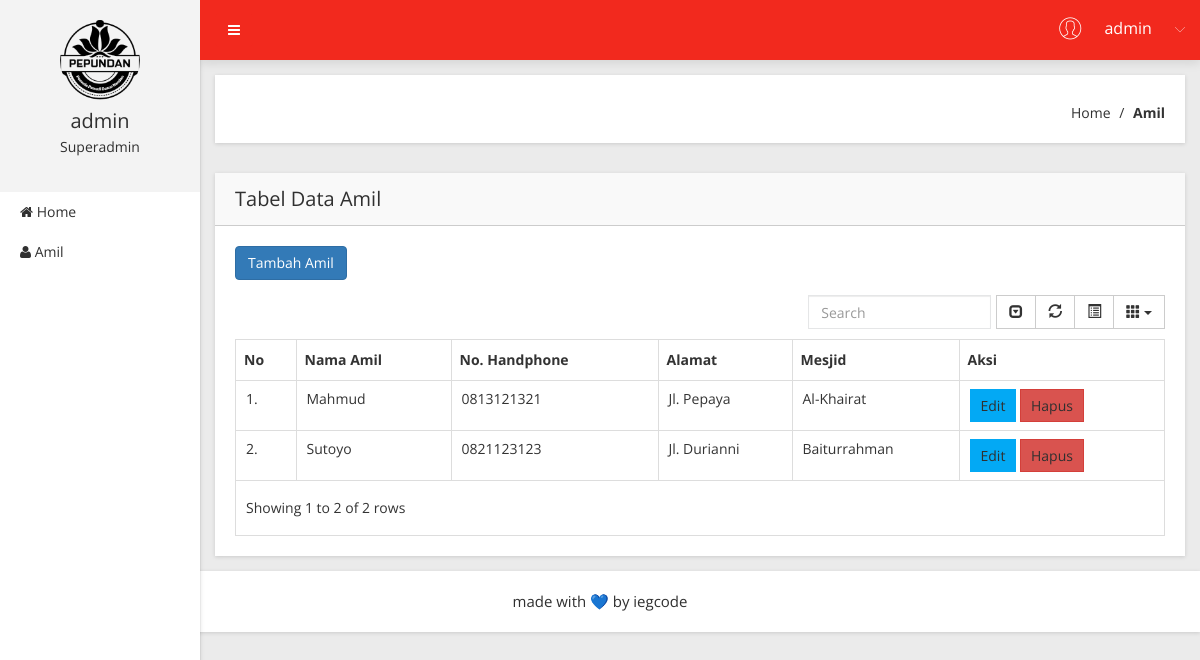
The app's page /Amil (signed in) with its own data.
### tables this page shows
CREATE TABLE `t_amil` (
  `id_amil` int(11) NOT NULL,
  `nama_amil` varchar(30) NOT NULL,
  `no_hp_amil` varchar(14) NOT NULL,
  `alamat_amil` varchar(50) NOT NULL,
  `id_mesjid` int(11) NOT NULL
);

CREATE TABLE `t_mesjid` (
  `id_mesjid` int(11) NOT NULL,
  `nama_mesjid` varchar(20) NOT NULL,
  `alamat_mesjid` varchar(50) NOT NULL,
  `RT` varchar(4) NOT NULL,
  `RW` varchar(4) NOT NULL
);

### app/core/controller.php (called while the page is built, shortened)
<?php
class controller {
	public function view($view, $data = [])
	{
		require_once 'app/views/' . $view .'.php';
	}
	public function model ($model)
	{
		return new $model;
	}
}

### app/controllers/Amil.php (called while the page is built, shortened)
<?php
class Amil extends Controller {
	public function index()
	{
		$data['judul'] = 'Data Amil';
		$data['pnr'] = $this->model('Amil_model')->getAllAmil();
		$this->view('Amil/index', $data);
	}
}

### app/core/app.php (called while the page is built, shortened)
<?php
class app {
	protected $method = 'index';
	protected $params = [];
	public function __construct ()
	{
		$this->controller = new $this->controller;
 call_user_func_array([$this->controller, $this->method], $this->params);
}
}

### index.php (called while the page is built, shortened)
<?php
$app = new app;

### app/core/database.php (called while the page is built, shortened)
<?php
class Database {
	private $host = DB_HOST;
	private $user = DB_USER;
	private $pass = DB_PASS;
	private $db_name = DB_NAME;
PRIVATE $dbh;
private $stmt;
	public function __construct()
	{
		$dsn = 'mysql:host=' .$this->host. ';dbname=' .$this->db_name;
		$option= [
			PDO::ATTR_PERSISTENT =>true,
			PDO::ATTR_ERRMODE => PDO::ERRMODE_EXCEPTION
		];
		try{
			$this->dbh = new PDO($dsn, $this->user, $this->pass, $option);
		} catch(PDOException $e) {
			die($e->getMessage());
		}
	}
public function query($query){
	$this->stmt= $this->dbh->prepare($query);
}
public function execute()
{
	$this->stmt->execute();
}
public function resultSet()
{
	$this->execute();
	return $this->stmt->fetchALL(PDO::FETCH_ASSOC);
}
}
?>

### app/models/Amil_model.php (called while the page is built, shortened)
<?php
class Amil_model {
	private $db;
	public function __construct(){
		$this->db = new database;
	}
	public function getAllAmil()
	{
		$this->db->query("SELECT * FROM t_amil join t_mesjid using(id_mesjid) order by nama_amil");
	 		return $this->db->resultSet();
	}
}

### app/views/Amil/index.php (the view, shortened to what this page needs)
            <div class="breadcome-area mg-b-30 small-dn">
                <div class="container-fluid">
                    <div class="row">
                        <div class="col-lg-12">
                            <div class="breadcome-list shadow-reset">
                                <div class="row">
                                    <div class="col-lg-6">
                                        <div class="breadcome-heading">
                                        </div>
                                    </div>
                                    <div class="col-lg-6">
                                        <ul class="breadcome-menu">
                                            <li><a href="<?=BASEURL;?>/home_index">Home</a> <span class="bread-slash">/</span>
                                            </li>
                                            <li><span class="bread-blod">Amil</span>
                                            </li>
                                        </ul>
                                    </div>
                                </div>
                            </div>
                        </div>
                    </div>
                </div>
            </div>
            <div class="data-table-area mg-b-15">
                <div class="container-fluid">
                    <div class="row">
                        <div class="col-lg-12">
                            <div class="sparkline13-list shadow-reset">
                                <div class="sparkline13-hd">
                                    <div class="main-sparkline13-hd">
                                        <h1>Tabel <span class="table-project-n">Data</span>  Amil</h1>
                                    </div>
                                </div>
                                <div class="sparkline13-graph">
                                  <p align="left"><a href="<?= BASEURL; ?>/Amil/tambah" button type="button" class="btn btn-primary">Tambah Amil</a>
                                  </p>
                                    <div class="datatable-dashv1-list custom-datatable-overright">
                                        <table id="table" data-toggle="table" data-pagination="true" data-search="true" data-show-columns="true" data-show-pagination-switch="true" data-show-refresh="true" data-key-events="true" data-show-toggle="true" data-resizable="true" data-cookie="true" data-cookie-id-table="saveId" data-click-to-select="true" data-toolbar="#toolbar">
                                            <thead>
                                               <tr>
                          <th>No</th>
                          <th>Nama Amil</th>
                          <th>No. Handphone</th>
                          <th>Alamat</th>
                          <th>Mesjid</th>
                          <th>Aksi</th>
                        </tr>
                      </thead>
                      <tbody>
                        <?php
                      $no = 1;
        foreach( $data['pnr'] as $pnr) : ?><tr>
                      <td><?=$no++ ?>.</td>
          <td><?= $pnr['nama_amil'];?></td>
          <td><?= $pnr['no_hp_amil'];?></td>
          <td><?= $pnr['alamat_amil'];?></td>
          <td><?= $pnr['nama_mesjid'];?></td>
          <td>
           <a href="<?= BASEURL; ?>/Amil/form_edit/<?= $pnr['id_amil']?>" class="btn btn-primary btn-sm">Edit</a>
          <a href="<?= BASEURL; ?>/Amil/hapus/<?= $pnr['id_amil']?>" class="btn btn-danger btn-sm" onclick="return confirm('Data ini akan dihapus permanen');">Hapus</a>
        </td>
</tr>
    <?php endforeach; ?>
                      </tbody>
                    </table>
                                    </div>
                                </div>
                            </div>
                        </div>
                    </div>
                </div>
            </div>
        </div>
    </div>

### records on screen
t_amil: nama_amil "Mahmud", no_hp_amil "0813121321", alamat_amil "Jl. Pepaya", id_mesjid.nama_mesjid "Al-Khairat"
t_amil: nama_amil "Sutoyo", no_hp_amil "0821123123", alamat_amil "Jl. Durianni", id_mesjid.nama_mesjid "Baiturrahman"

### other values on screen
$_SESSION['username'] "admin"
$level "Superadmin"
